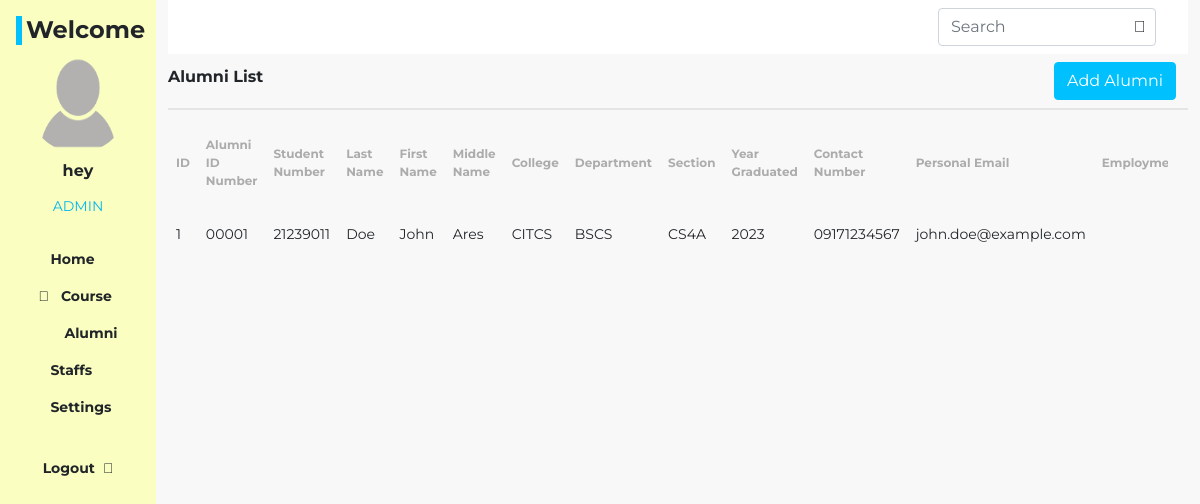
Page /dashboard/alumni_list.php (signed in) on the committed database.
### dashboard/alumni_list.php (the view, shortened to what this page needs)
<?php
try {
    $statement = $con->query("
        SELECT
            a.*,
            e.Employment,
            e.Employment_Status,
            e.Present_Occupation,
            e.Name_of_Employer,
            e.Address_of_Employer,
            e.Number_of_Years_in_Present_Employer,
            e.Type_of_Employer,
            e.Major_Line_of_Business
        FROM `2024-2025` a
        LEFT JOIN `2024-2025_ed` e ON a.`Alumni_ID_Number` = e.`Alumni_ID_Number`
    ");
} catch (PDOException $e) {
    die("Query failed: " . $e->getMessage());
}
?>
<!DOCTYPE html>
<html lang="en">
<head>
    <link rel="stylesheet" href="../assets/css/bootstrap.css">
    <link rel="stylesheet" href="../assets/css/style.css">
    <link rel="stylesheet" href="https://pro.fontawesome.com/releases/v5.10.0/css/all.css" />
</head>
<body class="bg-content">
    <main class="dashboard d-flex">
        <?php include "component/sidebar.php"; ?>
        <div class="container-fluid px">
            <?php include "component/header.php"; ?>
            <div class="alumni-list-header d-flex justify-content-between align-items-center py-2">
                <div class="title h6 fw-bold">Alumni List</div>
                <div class="btn-add d-flex gap-3 align-items-center">
                    <div class="short">
                        <i class="far fa-sort"></i>
                    </div>
                    <?php include 'alumni_add.php'; ?>
                </div>
            </div>
            <div class="table-responsive table-container">
                <table class="table alumni_list table-borderless">
                    <thead>
                        <tr class="align-middle">
                            <th>ID</th>
                            <th>Alumni ID Number</th>
                            <th>Student Number</th>
                            <th>Last Name</th>
                            <th>First Name</th>
                            <th>Middle Name</th>
                            <th>College</th>
                            <th>Department</th>
                            <th>Section</th>
                            <th>Year Graduated</th>
                            <th>Contact Number</th>
                            <th>Personal Email</th>
                            <th>Employment</th>
                        </tr>
                    </thead>
                    <tbody>
                        <?php if ($statement->rowCount() > 0): ?>
                            <?php while ($row = $statement->fetch(PDO::FETCH_ASSOC)): ?>
                                <tr>
                                    <td><?php echo htmlspecialchars($row['ID']); ?></td>
                                    <td><?php echo htmlspecialchars($row['Alumni_ID_Number']); ?></td>
                                    <td><?php echo htmlspecialchars($row['Student_Number']); ?></td>
                                    <td><?php echo htmlspecialchars($row['Last_Name']); ?></td>
                                    <td><?php echo htmlspecialchars($row['First_Name']); ?></td>
                                    <td><?php echo htmlspecialchars($row['Middle_Name']); ?></td>
                                    <td><?php echo htmlspecialchars($row['College']); ?></td>
                                    <td><?php echo htmlspecialchars($row['Department']); ?></td>
                                    <td><?php echo htmlspecialchars($row['Section']); ?></td>
                                    <td><?php echo htmlspecialchars($row['Year_Graduated']); ?></td>
                                    <td><?php echo htmlspecialchars($row['Contact_Number']); ?></td>
                                    <td><?php echo htmlspecialchars($row['Personal_Email']); ?></td>
                                    <td><?php echo htmlspecialchars($row['Employment']); ?></td>
                                </tr>
                            <?php endwhile; ?>
                        <?php else: ?>
                            <tr>
                                <td colspan="20" class="text-center">No alumni records found.</td>
                            </tr>
                        <?php endif; ?>
                    </tbody>
                </table>
            </div>
        </div>
    </main>
</body>
</html>

### assets/css/style.css (style rules this page uses)
* { font-family: 'Montserrat',sans-serif; font-style: normal; }
.bg-content { background:#F8F8F8; }
.table th { font-size: 12px; color:#ACACAC; }
table tbody { font-size: 14px; }
.alumni-list-header { border-bottom: 2px solid #E5E5E5; }
.alumni-list-header i { color:#00C1FE; }
.table-container { width: calc(100% - 20px); max-width: 1020px; height: 400px; overflow-y: auto; overflow-x: auto; }
table { width: 100%; table-layout: auto; }

### rows in the picture
2024-2025_ed: Alumni_ID_Number.ID "1", Alumni_ID_Number.Alumni_ID_Number "00001", Alumni_ID_Number.Student_Number "21239011", Alumni_ID_Number.Last_Name "Doe", Alumni_ID_Number.First_Name "John", Alumni_ID_Number.Middle_Name "Ares", Alumni_ID_Number.College "CITCS", Alumni_ID_Number.Department "BSCS", Alumni_ID_Number.Section "CS4A", Alumni_ID_Number.Year_Graduated "2023", Alumni_ID_Number.Contact_Number "09171234567", Alumni_ID_Number.Personal_Email "john.doe@example.com"

### other values in the picture
$_SESSION['name'] "hey"
